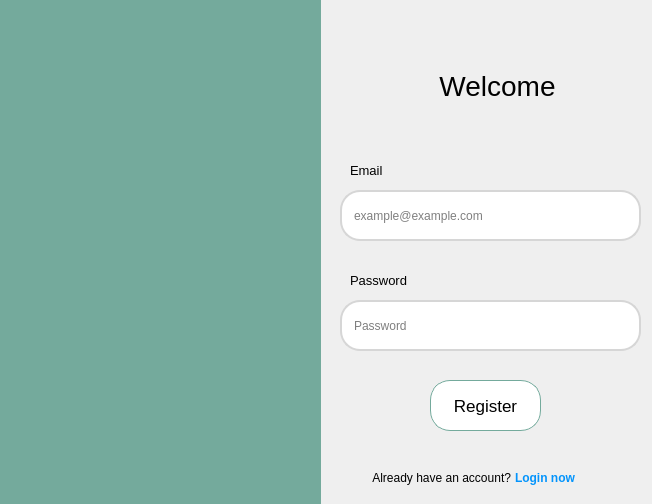
<?xml version="1.0" encoding="UTF-8"?>
<ui version="4.0">
 <class>MainWindow</class>
 <widget class="QMainWindow" name="MainWindow">
  <property name="geometry">
   <rect>
    <x>0</x>
    <y>0</y>
    <width>652</width>
    <height>504</height>
   </rect>
  </property>
  <property name="windowTitle">
   <string>MainWindow</string>
  </property>
  <property name="styleSheet">
   <string notr="true"/>
  </property>
  <widget class="QWidget" name="centralwidget">
   <widget class="QLineEdit" name="lineEdit">
    <property name="geometry">
     <rect>
      <x>340</x>
      <y>190</y>
      <width>301</width>
      <height>51</height>
     </rect>
    </property>
    <property name="styleSheet">
     <string notr="true">QLineEdit{
	padding: 10px;
	border: 2px solid rgb(214, 214, 214);
	border-radius: 20px;
}

QLineEdit:hover{
	padding: 10px;
	border: 2px solid gray;
	border-radius: 20px;
}

QLineEdit:focus{
	padding: 10px;
	border: 2px solid gray;
	border-radius: 20px;
}</string>
    </property>
    <property name="inputMask">
     <string/>
    </property>
    <property name="text">
     <string/>
    </property>
    <property name="placeholderText">
     <string>example@example.com</string>
    </property>
   </widget>
   <widget class="QLineEdit" name="lineEdit_2">
    <property name="geometry">
     <rect>
      <x>340</x>
      <y>300</y>
      <width>301</width>
      <height>51</height>
     </rect>
    </property>
    <property name="styleSheet">
     <string notr="true">QLineEdit{
	padding: 10px;
	border: 2px solid rgb(214, 214, 214);
	border-radius: 20px;
}

QLineEdit:hover{
	padding: 10px;
	border: 2px solid gray;
	border-radius: 20px;
}

QLineEdit:focus{
	padding: 10px;
	border: 2px solid gray;
	border-radius: 20px;
}</string>
    </property>
    <property name="inputMask">
     <string/>
    </property>
    <property name="text">
     <string/>
    </property>
    <property name="echoMode">
     <enum>QLineEdit::Password</enum>
    </property>
    <property name="placeholderText">
     <string>Password</string>
    </property>
   </widget>
   <widget class="QLabel" name="label">
    <property name="geometry">
     <rect>
      <x>350</x>
      <y>160</y>
      <width>41</width>
      <height>21</height>
     </rect>
    </property>
    <property name="font">
     <font>
      <pointsize>10</pointsize>
      <weight>50</weight>
      <bold>false</bold>
      <kerning>false</kerning>
     </font>
    </property>
    <property name="text">
     <string>Email</string>
    </property>
   </widget>
   <widget class="QLabel" name="label_2">
    <property name="geometry">
     <rect>
      <x>350</x>
      <y>270</y>
      <width>61</width>
      <height>21</height>
     </rect>
    </property>
    <property name="font">
     <font>
      <pointsize>10</pointsize>
      <weight>50</weight>
      <bold>false</bold>
      <kerning>false</kerning>
     </font>
    </property>
    <property name="text">
     <string>Password</string>
    </property>
   </widget>
   <widget class="QLabel" name="label_3">
    <property name="geometry">
     <rect>
      <x>0</x>
      <y>0</y>
      <width>321</width>
      <height>511</height>
     </rect>
    </property>
    <property name="styleSheet">
     <string notr="true">background-color: rgb(116, 170, 156);</string>
    </property>
    <property name="text">
     <string/>
    </property>
   </widget>
   <widget class="QLabel" name="label_4">
    <property name="geometry">
     <rect>
      <x>20</x>
      <y>100</y>
      <width>291</width>
      <height>291</height>
     </rect>
    </property>
    <property name="styleSheet">
     <string notr="true">border-image: url(:/ChatGPT icon/C:/Users/Windows/Downloads/download.png)</string>
    </property>
    <property name="text">
     <string/>
    </property>
   </widget>
   <widget class="QLabel" name="label_5">
    <property name="geometry">
     <rect>
      <x>397</x>
      <y>60</y>
      <width>201</width>
      <height>51</height>
     </rect>
    </property>
    <property name="font">
     <font>
      <pointsize>21</pointsize>
     </font>
    </property>
    <property name="text">
     <string>Welcome</string>
    </property>
    <property name="alignment">
     <set>Qt::AlignCenter</set>
    </property>
   </widget>
   <widget class="QPushButton" name="pushButton">
    <property name="geometry">
     <rect>
      <x>430</x>
      <y>380</y>
      <width>111</width>
      <height>51</height>
     </rect>
    </property>
    <property name="font">
     <font>
      <pointsize>13</pointsize>
     </font>
    </property>
    <property name="styleSheet">
     <string notr="true">QPushButton{
	background-color: white;
	border: 1px solid rgb(116, 170, 156);
	border-radius: 20px;
}

QPushButton:hover{
	background-color: white;
	border: 2px solid rgb(116, 170, 156);
	border-radius: 20px;
}</string>
    </property>
    <property name="text">
     <string>Register</string>
    </property>
   </widget>
   <widget class="QLabel" name="label_6">
    <property name="geometry">
     <rect>
      <x>370</x>
      <y>470</y>
      <width>141</width>
      <height>16</height>
     </rect>
    </property>
    <property name="font">
     <font>
      <pointsize>9</pointsize>
     </font>
    </property>
    <property name="text">
     <string>Already have an account?</string>
    </property>
    <property name="alignment">
     <set>Qt::AlignRight|Qt::AlignTrailing|Qt::AlignVCenter</set>
    </property>
   </widget>
   <widget class="QLabel" name="label_7">
    <property name="geometry">
     <rect>
      <x>515</x>
      <y>470</y>
      <width>91</width>
      <height>16</height>
     </rect>
    </property>
    <property name="font">
     <font>
      <pointsize>9</pointsize>
      <weight>75</weight>
      <bold>true</bold>
     </font>
    </property>
    <property name="styleSheet">
     <string notr="true">color: rgb(3, 148, 252);</string>
    </property>
    <property name="text">
     <string>Login now</string>
    </property>
   </widget>
  </widget>
 </widget>
 <resources>
  <include location="D:/Aurora/Python/Python App (A)/Python-App-A-/Buổi 6/resource2.qrc"/>
 </resources>
 <connections/>
</ui>
